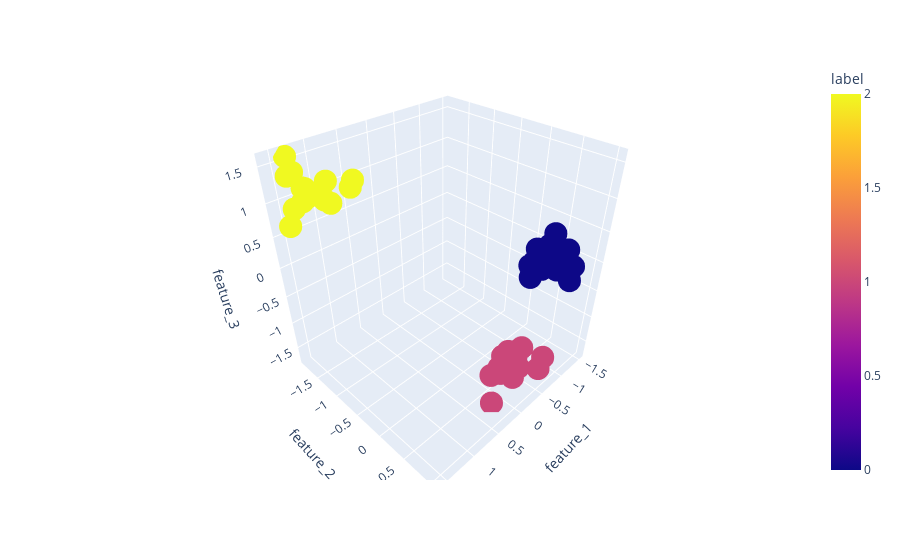

Notebook source saved alongside this figure:
### Code cell
# To prvode scaling doesn't changes properties of independent variabless.
import plotly.express as px

fig = px.scatter_3d(scaled_df, x='feature_1', y='feature_2', z='feature_3', color='label')
fig.show()

### Figure 1 — Plotly figure (JSON) as saved in the notebook; plotly's stock layout.template omitted (floating-point values rounded to 4 significant figures)
{"data": [{"hovertemplate": "feature_1=%{x}<br>feature_2=%{y}<br>feature_3=%{z}<br>label=%{marker.color}<extra></extra>", "legendgroup": "", "marker": {"color": [2, 1, 1, 1, 0, 0, 2, 2, 2, 1, 1, 2, 0, 0, 1, 0, 0, 0, 2, 0, 1, 0, 0, 1, 0, 2, 2, 1, 1, 0, 2, 1, 2, 2, 1, 2, 1, 2, 0, 1, 1, 2, 2, 1, 0, 0, 0, 1, 2, 0], "coloraxis": "coloraxis", "symbol": "circle"}, "mode": "markers", "name": "", "scene": "scene", "showlegend": false, "type": "scatter3d", "x": [1.473, 0.2313, -0.2084, -0.07586, -1.333, -0.8245, 1.286, 1.566, 0.8645, -0.1633, -0.171, 1.162, -1.397, -1.06, -0.4481, -0.6858, -1.08, -0.9755, 1.125, -0.9679, -0.02221, -1.511, -1.269, -0.5099, -1.127, 1.37, 1.579, -0.4351, 0.1511, -1.207, 1.065, 0.004321, 1.557, 1.474, -0.07303, 1.156, -0.06453, 0.9608, -0.8255, 0.06999, -0.1258, 1.348, 1.426, -0.004589, -1.248, -0.4712, -1.259, -0.2695, 1.293, -1.35], "y": [-1.375, 0.75, 0.6395, 0.6466, 0.8172, 0.6229, -1.535, -1.445, -1.177, 0.8108, 0.8651, -1.316, 0.6642, 0.6332, 1.016, 0.579, 0.5454, 0.4183, -1.325, 0.7055, 0.9292, 0.2895, 0.5317, 1.027, 0.3192, -1.469, -1.462, 0.7096, 0.6423, 0.5329, -1.569, 0.9031, -1.649, -1.521, 0.772, -1.408, 0.6118, -1.099, 0.4252, 0.7413, 0.7398, -1.87, -1.423, 0.7283, 0.8387, 0.6855, 0.6039, 0.5394, -1.332, 0.6901], "z": [1.173, -1.725, -1.084, -1.078, -0.07784, 0.02981, 1.121, 1.083, 1.321, -1.045, -1.211, 1.36, 0.1027, 0.1066, -1.329, 0.2013, 0.01939, -0.1385, 1.042, 0.402, -1.056, -0.03418, 0.1597, -1.139, 0.08338, 1.279, 1.512, -1.118, -1.299, 0.397, 0.9795, -1.253, 0.7511, 1.509, -0.9268, 1.069, -1.321, 1.284, -0.005658, -1.246, -0.9644, 1.568, 1.323, -1.182, -0.2718, 0.1072, -0.2096, -1.293, 1.212, -0.1881]}], "layout": {"coloraxis": {"colorbar": {"title": {"text": "label"}}, "colorscale": [[0, "#0d0887"], [0.1111, "#46039f"], [0.2222, "#7201a8"], [0.3333, "#9c179e"], [0.4444, "#bd3786"], [0.5556, "#d8576b"], [0.6667, "#ed7953"], [0.7778, "#fb9f3a"], [0.8889, "#fdca26"], [1, "#f0f921"]]}, "legend": {"tracegroupgap": 0}, "margin": {"t": 60}, "scene": {"domain": {"x": [0, 1], "y": [0, 1]}, "xaxis": {"title": {"text": "feature_1"}}, "yaxis": {"title": {"text": "feature_2"}}, "zaxis": {"title": {"text": "feature_3"}}}}}
